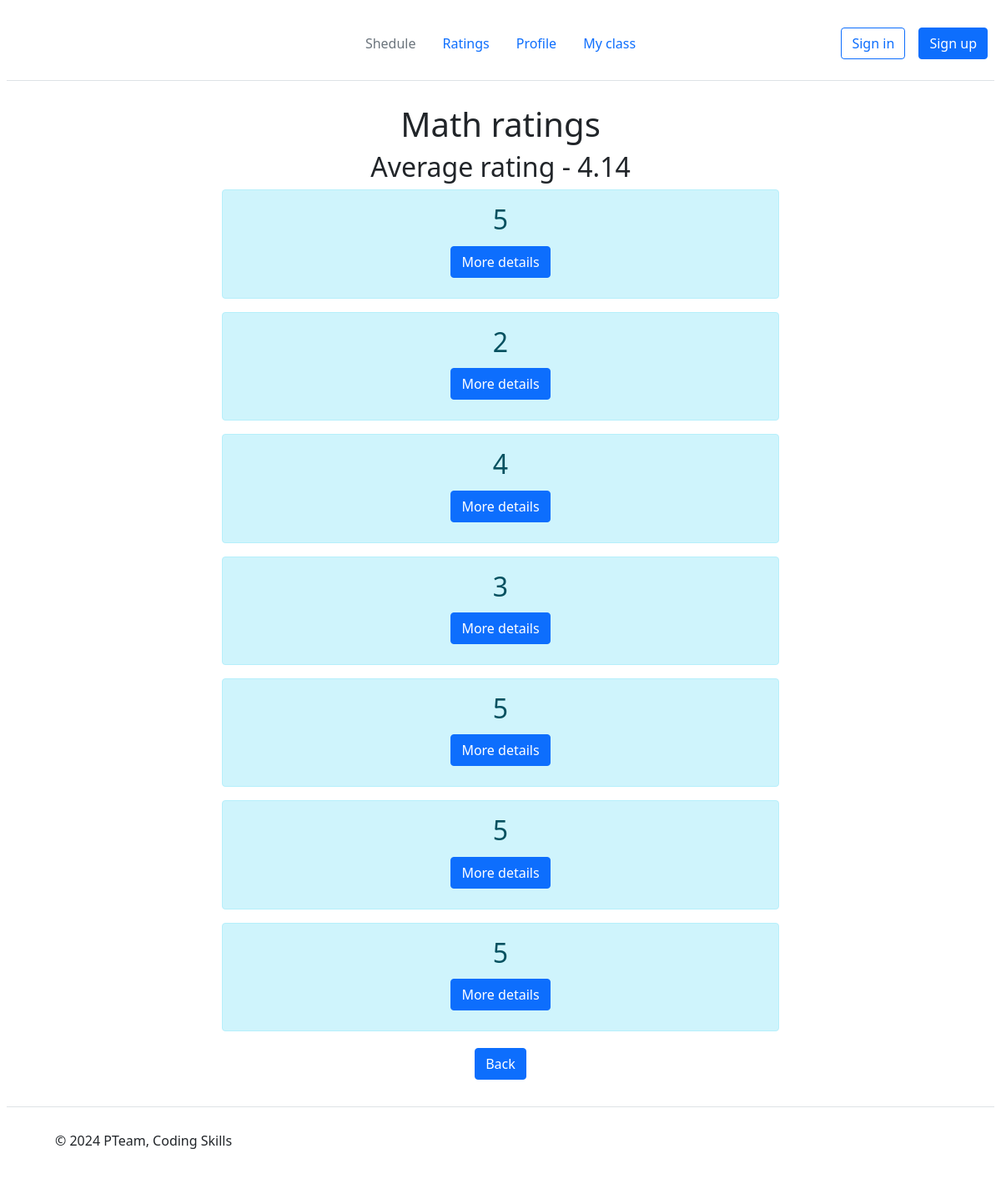
The app's page /ratings/1/1 (signed in), older data.
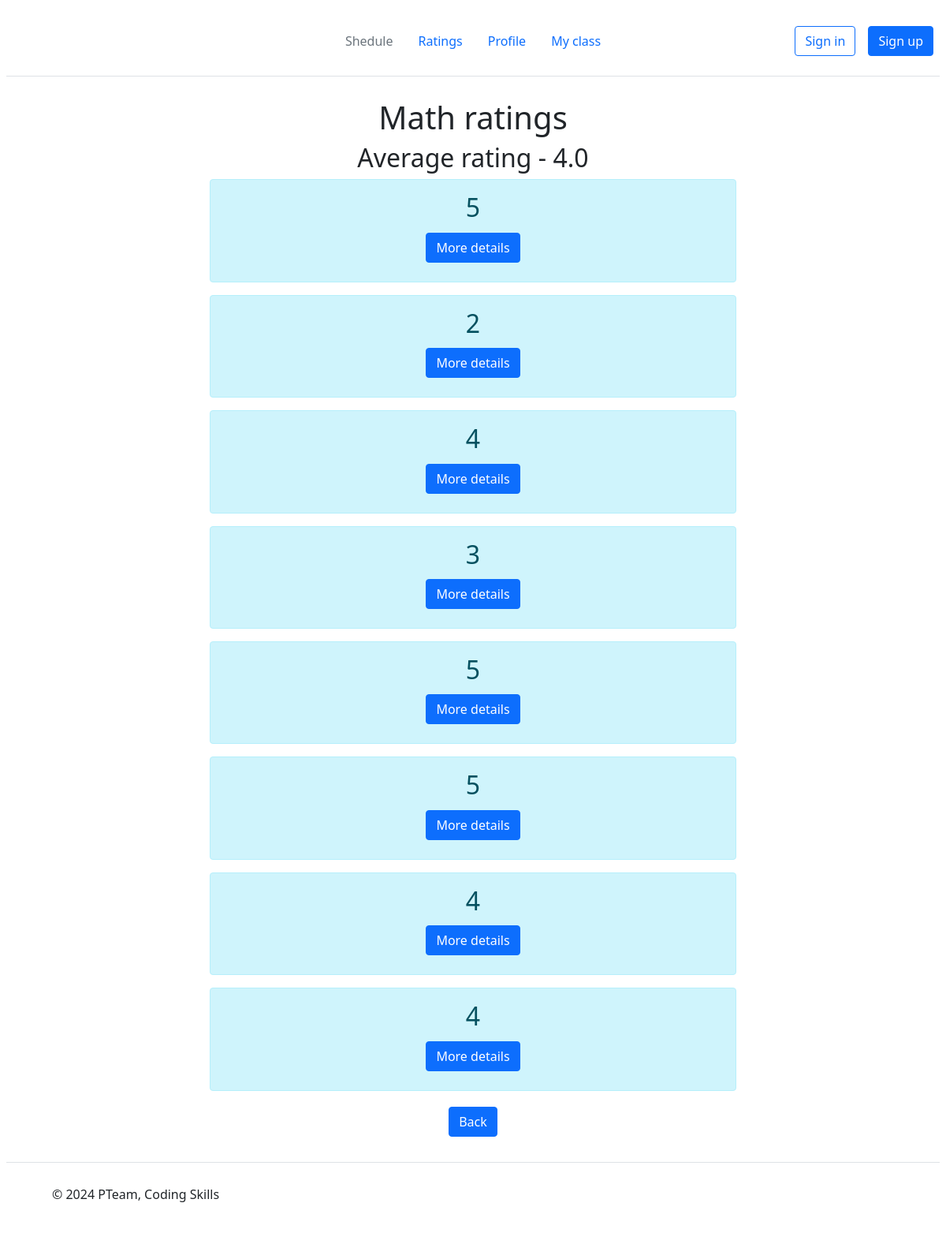
The same page, newer data.
### models.py (models this page shows)
class Subjects(db.Model):
    subject_id = db.Column(db.Integer, primary_key=True)
    subject_name = db.Column(db.String(30), nullable=False)

class Rating(db.Model):
    id = db.Column(db.Integer, primary_key=True)
    user_id = db.Column(db.Integer, index=True)
    subject_id = db.Column(db.Integer)
    lesson_id = db.Column(db.Integer)
    rate = db.Column(db.Integer)
    date = db.Column(db.String(20), nullable=False)
    comment = db.Column(db.String(50), nullable=False)

### main.py (the view)
@app.route('/ratings/<int:subject_id>/<int:user_id>')  # оценки
@login_required
def ratings_of_subject(subject_id, user_id):
    user = Users.query.filter_by(user_id=user_id).first()
    if not user:
        return render_template('notification.html', message=MESSAGE_LIST[5633], message_id=5633, url=f'/{user_id}',
                               text='To main', user_id=user_id)
    if user.is_teacher:
        return render_template('notification.html', message=MESSAGE_LIST[2776], message_id=2776,
                               url=f'/ratings/{user_id}', text='To ratings', user_id=user_id)
    elif user.is_student:
        subject = Subjects.query.filter_by(subject_id=subject_id).first()
        if subject:
            subject_name = subject.subject_name
        else:
            subject_name = "Error"
        rating = Rating.query.filter_by(subject_id=subject_id, user_id=user_id)
        if len(list(rating)) == 0:
            return render_template('each_rating.html', user_id=user_id, no_rating=True, subject_name=subject_name)
        sredn = round(sum([subj.rate for subj in rating]) / len(list(rating)), 2)
        return render_template('each_rating.html', user_id=user_id, rating=rating, subject_name=subject_name,
                               sredn=sredn)

### UserLogin.py (called while the page is built)
    def fromDB(self, user_id, db):
        myusers = db.query.all()
        for user1 in myusers:
            if user_id == user1.user_id:
                self.__user = user1
        return self

### main.py (called while the page is built)
@login_manager.user_loader
def load_user(user_id):
    return UserLogin().fromDB(user_id, Users)

### templates/each_rating.html
{%extends "base.html"%}
{%block body%}
<div class="prof-container">
    <div class="container">
        <h1>{{subject_name}} ratings</h1>
        {% if no_rating %}
        <h3 class="red-text">You have no grades for this subject</h3>
        {% else %}
        <h2>Average rating - {{sredn}}</h2>
        {% for rate in rating %}
        <div class="alert alert-info">
            <h2>{{rate.rate}}</h2>
            <div>
                <a href="/ratings/each/{{rate.id}}/{{user_id}}" class="btn btn-primary">More details</a>
            </div>
        </div>
        {% endfor %}
        {% endif %}
        <a href="/ratings/{{user_id}}" class="btn btn-primary">Back</a>
    </div>
</div>
{%endblock%}

### templates/base.html (shortened to what this page needs)
<!DOCTYPE html>
<html lang="en">
<head>
    <link href="https://cdn.jsdelivr.net/npm/bootstrap@5.1.3/dist/css/bootstrap.min.css" rel="stylesheet"
>
    <link rel="stylesheet" href="{{url_for('static', filename='style.css')}}">
</head>
<body>
<header class="d-flex flex-wrap align-items-center justify-content-center justify-content-md-between py-3 mb-4 border-bottom">
    <div class="col-md-3 mb-2 mb-md-0">
            <svg class="bi" width="40" height="32" role="img" aria-label="Bootstrap">
                <use xlink:href="#bootstrap"></use>
            </svg>
    </div>
    <ul class="nav col-12 col-md-auto mb-2 justify-content-center mb-md-0">
        <li><a href="/schedule/{{user_id}}" class="nav-link px-2 link-secondary">Shedule</a></li>
        <li><a href="/ratings/{{user_id}}" class="nav-link px-2">Ratings</a></li>
        <li><a href="/profile/{{user_id}}" class="nav-link px-2">Profile</a></li>
        <li><a href="/myclasses/{{user_id}}" class="nav-link px-2">My class</a></li>
    </ul>
    <div class="col-md-3 text-end">
        <a href="/signin/{{user_id}}" class="btn btn-outline-primary me-2">Sign in</a>
        <a href="/signup/{{user_id}}" class="btn btn-primary">Sign up</a>
    </div>
</header>
{% block body%}
{% endblock %}
<footer class="d-flex flex-wrap justify-content-between align-items-center py-3 my-4 border-top">
    <div class="col-md-4 d-flex align-items-center">
        <a href="/" class="mb-3 me-2 mb-md-0 text-body-secondary text-decoration-none lh-1">
            <svg class="bi" width="30" height="24">
                <use xlink:href="#bootstrap"></use>
            </svg>
        </a>
        <span class="mb-3 mb-md-0 text-body-secondary">© 2024 PTeam, Coding Skills</span>
    </div>
</footer>
</body>
</html>

### static/style.css (style rules this page uses)
* { margin: 4px; }
.container { text-align: center; }
.prof-container { display: flex; width: 700px; margin: auto; justify-content: space-between; }

Row changes from the older to the newer data that the page shows:
changed Rating (number 7 of 8 on the later page): rate "5" → "4"
added Rating: rate "4"
Text that changed along with them:
{{ sredn }}: "4.14" → "4.0"
